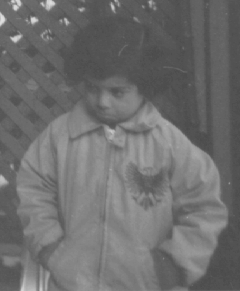
%> input picture images/pout.tif, 240 x 291 px
$ octave histogramEqualization.m   (GNU Octave 9; MATLAB toolbox functions it lacks are replaced by stand-ins)
%> lines starting %> are read from the running program, lines starting %| are printed output that depends on the picture
clc; clear;

img = imread('images/pout.tif');
%> img is the input picture: size 291x240 uint8; min 74, max 224, mean 110.3

max_row = size(img,1);
%> max_row = 291
max_column = size(img,2);
%> max_column = 240

numofpixels=max_row*max_column;
%> numofpixels = 69840

subplot(2,2,1)
imshow(img);
title('Original Image');
subplot(2,2,3);
imhist(img);
title('Original Histogram');


imgHistogramed=uint8(zeros(max_row,max_column));
freq=zeros(256,1);
probf=zeros(256,1);
probc=zeros(256,1);
cum=zeros(256,1);
output=zeros(256,1);

for row=1:max_row
    for column=1:max_column
        value=img(row,column);
        freq(value+1)=freq(value+1)+1;
        probf(value+1)=freq(value+1)/numofpixels;
    end
end
%> after the loop, freq = 256 values, max 3628 at index 83, min 0 at index 1, mean 272.8; probf = 256 values, max 0.0519 at index 83, min 0 at index 1, mean 0.00391

sum=0;

for i=1:size(freq)
   sum=sum+freq(i);
   cum(i)=sum;
   probc(i)=cum(i)/numofpixels;
   output(i)=round(probc(i)*255);
end
%> after the loop, cum = 256 values from 0 to 69840; output = 256 values from 0 to 255; probc = 256 values from 0 to 1; sum = 69840

for i=1:max_row
    for j=1:max_column
            imgHistogramed(i,j)=output(img(i,j)+1);
    end
end
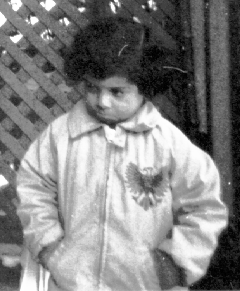
%> imgHistogramed: size 291x240 uint8; min 0, max 255, mean 130.4

subplot(2,2,2);
imshow(imgHistogramed);
title('Edited Image');
subplot(2,2,4);
imhist(imgHistogramed);
title('Edited Histogram');
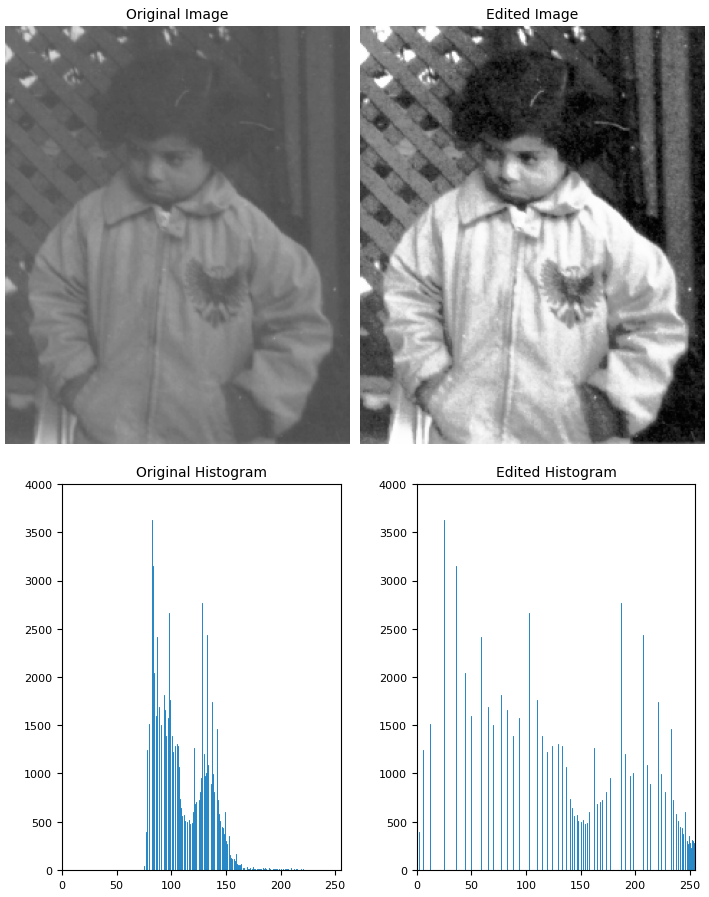
%> figure redrawn from the program's plot data, 4 panels
